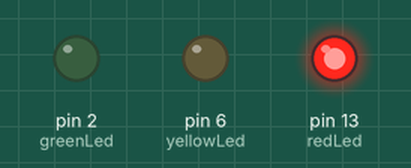
A sketch run on a simulated Arduino Uno, built with avr-gcc and run on an emulated ATmega328P. Shown: output pins drawn as LEDs (lit = HIGH).

Above: at 0.5 s.
At 1.5 s:
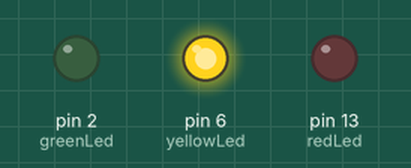
At 5.5 s:
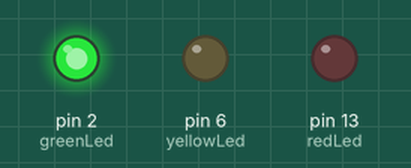
Timing chart, 0 to 6.9 s (numbered marks = the images above):
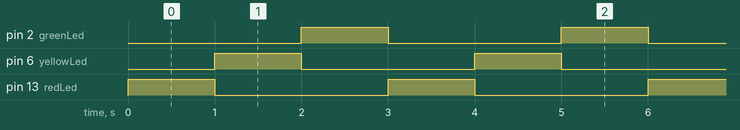

The sketch:

LED3.ino
```cpp
#define delayTime 1000
int redLed = 13;
int yellowLed = 6;
int greenLed = 2;

void setup()
{
  pinMode(redLed, OUTPUT);
  pinMode(yellowLed, OUTPUT);
  pinMode(greenLed, OUTPUT);
}

void loop()
{
  digitalWrite(redLed, HIGH);
  delay(delayTime);
  digitalWrite(redLed, LOW);
  digitalWrite(yellowLed, HIGH);
  delay(delayTime);
  digitalWrite(yellowLed, LOW);
  digitalWrite(greenLed, HIGH);
  delay(delayTime);
  digitalWrite(greenLed, LOW);
}
```

Measured:
- by itself, pin 2 (greenLed), pin 6 (yellowLed), pin 13 (redLed): alternates HIGH for 1.0 s and LOW for 2.0 s
- by itself, everything shown: repeats every 3.0 s, in 4 steps
